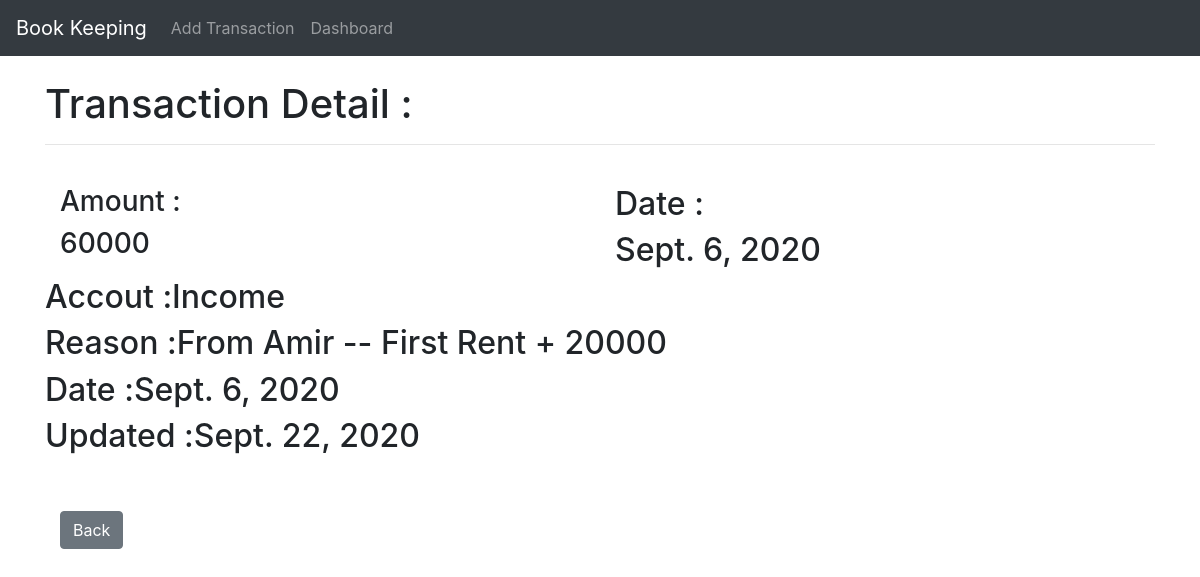
The app's page /transaction/11 with its own data.
### records/models.py (models this page shows, shortened)
class Entry(models.Model):
	head = models.CharField(max_length=255)
	account = models.CharField(max_length=255)
	amount = models.IntegerField()
	reason = models.TextField(blank=True)
	date_created = models.DateField(auto_now_add = True)
	date_edited = models.DateField(auto_now= True)

### records/views.py (the view)
# urls.py: path('transaction/<int:pk>' , EntryDetailView.as_view() , name="entrydetail"),
class EntryDetailView(DetailView):
	model = Entry
	template_name = 'entry_detail.html'

### records/templates/entry_detail.html (shortened to what this page needs)
{% extends 'base.html' %}
{% block content%}
<h1>Transaction Detail :</h1>
<hr/>
<br/>
<div class="container">
	<div class="row">
		<div class="col-md-6">
			<h3>Amount :</h3> <h3>{{entry.amount}}</h3>
		</div>
		<div class="col-md-6">
			<h2>Date : </h2> <h2>{{entry.date_created}}</h2>
		</div>
	</div>
	<div class="row">
	<h2>Accout : </h2> <h2>{{entry.account}}</h2>
	</div>
	<div class="row">
	<h2>Reason : </h2> <h2>{{entry.reason}}</h2>
	</div>
	<div class="row">
	<h2>Date : </h2> <h2>{{entry.date_created}}</h2>
	</div>
	<div class="row">
	<h2>Updated : </h2> <h2>{{entry.date_edited}}</h2>
	</div>
<br/><br/>
<a href="{% url 'home' %}" class="btn btn-secondary">Back</a>
</div>
{% endblock %}

### records on screen
Entry: amount "60000", date_created "Sept. 6, 2020", account "Income", reason "From Amir -- First Rent + 20000", date_edited "Sept. 22, 2020"
